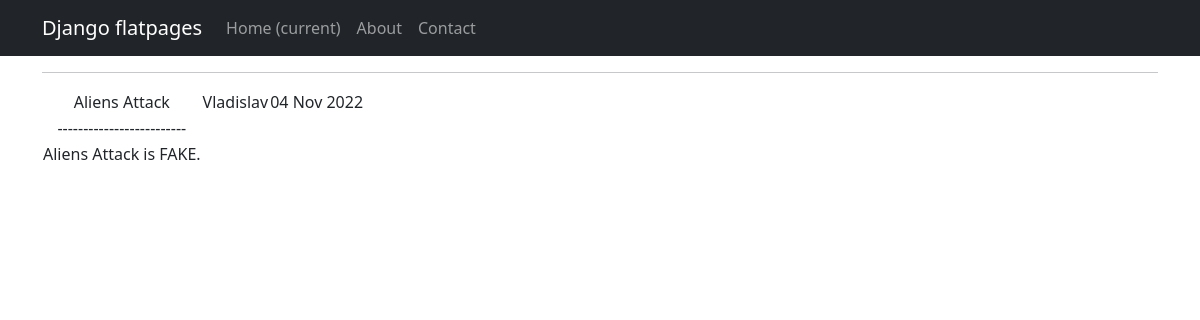
Screenshot of /news/3 with the database file from the repository.
### NewsApp/models.py (models this page shows, shortened)
class Post(models.Model):
    author = models.ForeignKey(Author, on_delete=models.CASCADE)
    NEWS = 'NW'
    ATICLE = 'AR'
    CATEGORY_CHOICES=(
        (NEWS, 'Новость'),
        (ATICLE, 'Статья'),
    )
    categoryType = models.CharField(max_length=2, choices=CATEGORY_CHOICES, default=ATICLE)
    dateCreation = models.DateTimeField(auto_now_add=True)
    postCategory = models.ManyToManyField(Category, through='PostCategory')
    title = models.CharField(max_length=128)
    text = models.TextField()
    rating = models.SmallIntegerField(default=0)

class Author(models.Model):
    authorUser = models.OneToOneField(User, on_delete=models.CASCADE)
    ratingAuthor = models.SmallIntegerField(default=0)
    def __str__(self):
        return f'{self.authorUser}'

### NewsApp/views.py (the view)
# urls.py: path('<int:pk>', New.as_view()),
class New(DetailView):
    model = Post
    template_name = 'new.html'
    context_object_name = 'new'

### NewsApp/templatetags/censor.py (called while the page is built)
@register.simple_tag()
def censor(x):
   if isinstance(x, str):
      list_1 = ['редиска', 'морковь', 'репа']
      for i in list_1:
         while i in x.lower():
            print(len(x))
            y = x.lower().find(i)
            if y != -1:
               x = x[0:y + 1] + '*' * (len(i) - 1) + x[y + len(i):]
   return f'{x}'

### NewsApp/templatetags/custom_filters.py (called while the page is built)
@register.simple_tag()
def news_time(x):
   return x.strftime('%d %b %Y')

### templates/new.html (shortened to what this page needs)
{% extends 'flatpages/default.html' %}
{% load custom_filters %}
{% load censor %}
{% block content %}
   <hr>
       <table>
           <tr>
               <td>{% censor new.title %}</td>
               <td>{{ new.author }}</td>
               <td>{% news_time new.dateCreation %}</td>
           </tr>
           <tr>
               <td>-------------------------</td>
           </tr>
           <tr>
               <td>{% censor new.text %}</td>
           </tr>
       </table>
{% endblock content %}

### rows the page displays
Post: title "Aliens Attack", author "Vladislav", dateCreation "04 Nov 2022", text "Aliens Attack is FAKE."
